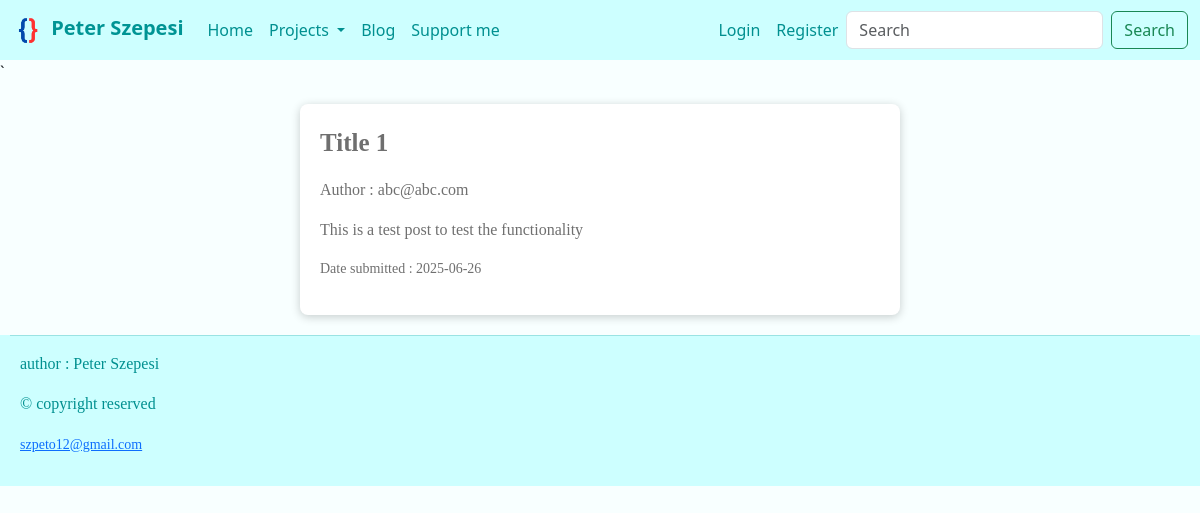
/blog, run on an earlier commit of the app's database.
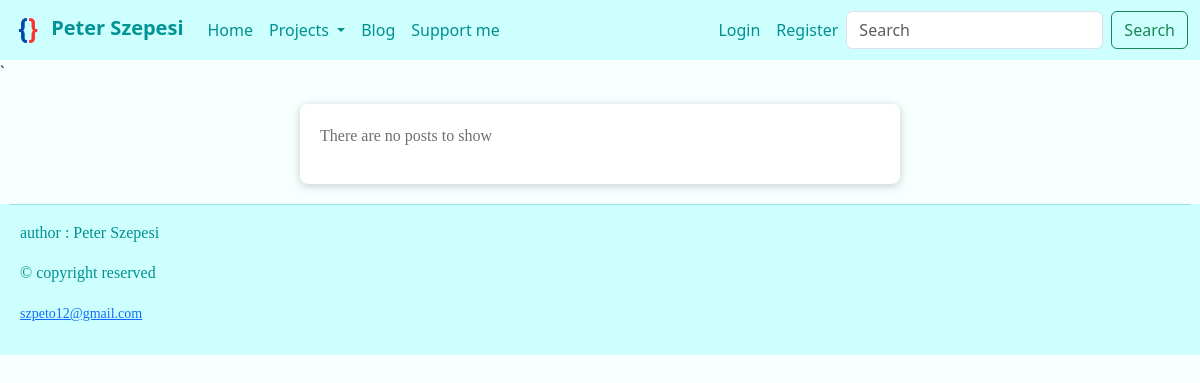
And on a later commit of the database.
### db_models.py (models this page shows, shortened)
class Post(db.Model):
    id = db.Column(db.Integer, primary_key=True, autoincrement=True)
    date_posted = db.Column(db.String(12), nullable=False, default=datetime.datetime.now().strftime("%Y-%m-%d"))
    content = db.Column(db.Text, nullable=False)
    title = db.Column(db.String(100), nullable=False)
    user_id = db.Column(db.Integer, db.ForeignKey("user.id"), nullable=False)

class User(db.Model):
    id = db.Column(db.Integer, primary_key=True, autoincrement=True)
    email_username = db.Column(db.String(50), nullable=False, unique=True)
    password = db.Column(db.String(60), nullable=False)
    image_file = db.Column(db.String(20), nullable=False, default="static/Images/Default-user.jpg")
    posts = db.relationship("Post", backref="user", lazy=True)

### routes.py (the view)
@app.route("/blog", methods=["GET", "POST"])
def blog():
    posts = Post.query.all()
    return render_template("blog.html", title="Blog", posts=posts)

### templates/blog.html
{% extends "base.html" %}
{% block body %}
    {% if posts %}
        {% for post in posts %}
            <div class="blog-container">
                <p style="font-weight: bold; font-size: 25px;">{{ post.title }}</p>
                <p>Author : {{ post.user.email_username }}</p>
                <p>{{ post.content }}</p>
                <p style="font-weight: 200; font-size: 14px;">Date submitted : {{ post.date_posted }}</p>
            </div>
        {% endfor %}
    {% else %}
        <div class="blog-container">
            <p>There are no posts to show</p>
        </div>
    {% endif %}
{% endblock %}

### templates/base.html (shortened to what this page needs)
<!DOCTYPE html>
<html lang="en">
<head>
    <link href="https://cdn.jsdelivr.net/npm/bootstrap@5.3.6/dist/css/bootstrap.min.css"
          rel="stylesheet"
>
    <link rel="stylesheet" href="{{url_for('static', filename = 'Styles/styles.css')}}">
</head>
<body>
  <header>
    <nav class="navbar navbar-expand-lg bg-body-tertiary" data-bs-theme="light">
      <div class="container-fluid">
        <a class="navbar-brand" href="/"><img src="{{ url_for('static', filename='Images/Logo - no background.png') }}"
        width="34">
          Peter Szepesi
        </a>
        <div class="collapse navbar-collapse" id="navbarSupportedContent">
          <ul class="navbar-nav me-auto mb-2 mb-lg-0">
            <li class="nav-item">
              <a class="nav-link active" aria-current="page" href="/">Home</a>
            </li>
            <li class="nav-item dropdown">
              <a class="nav-link dropdown-toggle" href="#" role="button" data-bs-toggle="dropdown" aria-expanded="false">
                Projects
              </a>
            </li>
            <li class="nav-item">
              <a class="nav-link" href="{{ url_for('blog') }}">Blog</a>
            </li>
            <li class="nav-item">
              <a class="nav-link" href="https://www.paypal.me/szpeto" target="_blank">Support me</a>
            </li>
          </ul>
          <ul class="navbar-nav ms-auto mb-2 mb-lg-0">
            <li class="nav-item">
              <a class="nav-link" href="/login">Login</a>
            </li>
            <li class="nav-item">
              <a class="nav-link" href="/register">Register</a>
            </li>
          </ul>
          <form class="d-flex" role="search">
            <input class="form-control me-2" type="search" placeholder="Search" aria-label="Search"/>
            <button class="btn btn-outline-success" type="submit">Search</button>
          </form>
        </div>
      </div>
    </nav>
  </header>
  {% with messages = get_flashed_messages(with_categories=True) %}
  `
  {% endwith %}
  {% block body %}{% endblock %}
  <footer>
    <hr>
    <div class="footer-container">
      <p>author : Peter Szepesi</p>
      <p>&copy; copyright reserved</p>
      <small><a href="mailto:szpeto12@gmail.com">szpeto12@gmail.com</a></small>
    </div>
  </footer>
</body>
</html>

### static/Styles/styles.css (style rules this page uses)
body { background-color: rgb(248, 255, 255); }
.navbar { background: rgb(205, 255, 255) !important; color: rgb(33, 37, 41) !important; }
.navbar .nav-link { color: rgb(0, 144, 144) !important; }
.navbar-brand { color: rgb(0, 148, 148) !important; font-weight: 600; }
footer { text-align: left; font-family: Bahnschrift; font-weight: 200; color: rgb(0, 144, 144); background: rgb(205, 255, 255) !important; padding: 0px 10px 20px 10px; }
.footer-container { margin: 4px 10px 10px 10px; }
.blog-container { display: flex; flex-direction: column; min-width: 150px; max-width: 600px; margin: 20px auto; padding: 20px; border-radius: 8px; background-color: white; color: rgb(111, 111, 111); box-shadow: 0px 2px 10px rgba(0,0,0,0.2); font-family: Bahnschrift; }

What changed in the data, as far as the page shows it:
removed Post: title "Title 1", user.email_username "abc@abc.com", content "This is a test post to test the functionality", date_posted "2025-06-26"
Also different on the page:
text now shown: "There are no posts to show"
